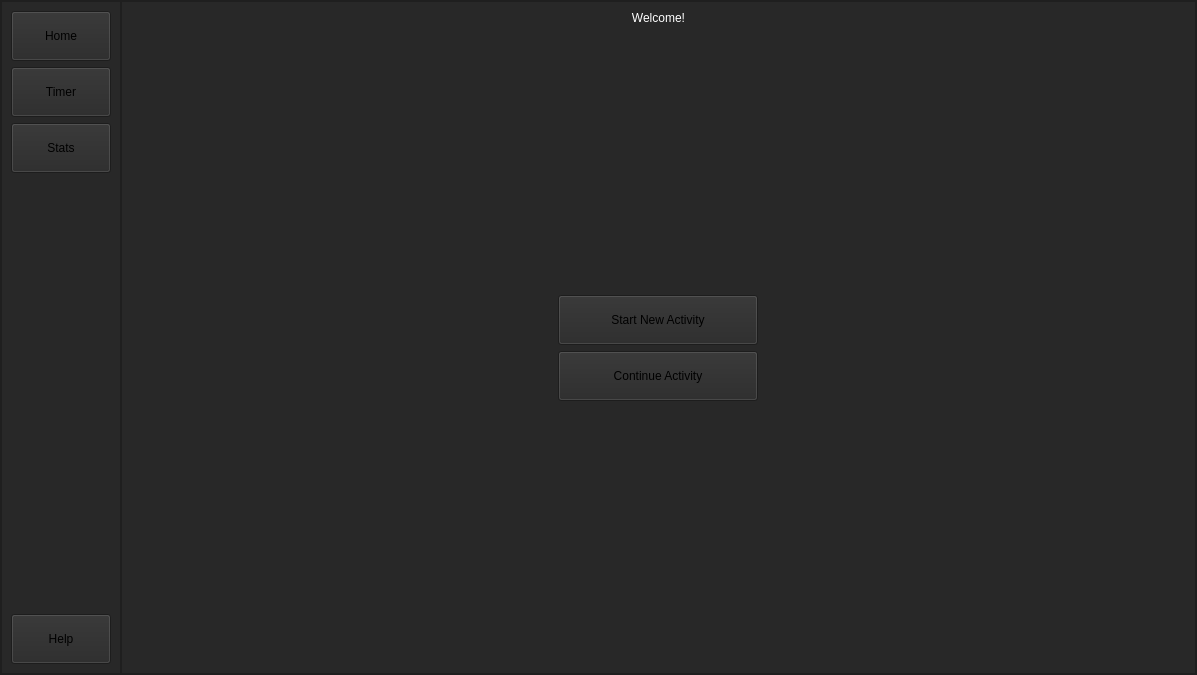
<?xml version="1.0" encoding="UTF-8"?>
<ui version="4.0">
 <class>MainWindow</class>
 <widget class="QMainWindow" name="MainWindow">
  <property name="enabled">
   <bool>true</bool>
  </property>
  <property name="geometry">
   <rect>
    <x>0</x>
    <y>0</y>
    <width>1197</width>
    <height>675</height>
   </rect>
  </property>
  <property name="windowTitle">
   <string>App</string>
  </property>
  <property name="layoutDirection">
   <enum>Qt::LeftToRight</enum>
  </property>
  <property name="autoFillBackground">
   <bool>false</bool>
  </property>
  <property name="styleSheet">
   <string notr="true">background-color: #282828;

</string>
  </property>
  <widget class="QWidget" name="centralwidget">
   <property name="styleSheet">
    <string notr="true">QLineEdit
{
	border: 2px solid white;
}

/*start button */

QPushButton:hover#startButton

{
    background-color:black;
	border: 2px solid white;
	color: rgb(255, 255, 255);
}


QPushButton#startButton
{
    background-color:white;
	border-radius: 4px;
	font: 75 12pt &quot;Yu Gothic UI Semibold&quot;;
}

/*stop button */

QPushButton:hover#stopButton

{
    background-color:black;
	border: 2px solid white;
	color: rgb(255, 255, 255);
}


QPushButton#stopButton
{
    background-color:white;
	border-radius: 4px;
	font: 75 12pt &quot;Yu Gothic UI Semibold&quot;;
}




/*Create Button */

QPushButton:hover#create_button

{
    background-color:black;
	border: 2px solid white;
	color: rgb(255, 255, 255);
}


QPushButton#create_button
{
    background-color:white;
	border-radius: 0px;
	font: 75 12pt &quot;Yu Gothic UI Semibold&quot;;
}

/*All Buttons */

QPushButton:hover

{
    background-color:black;
	border: 2px solid white;
	color: rgb(255, 255, 255);
}


QPushButton
{
    background-color:white;
	border-radius: 0px;
	font: 75 12pt &quot;Yu Gothic UI Semibold&quot;;
}

/*Continue Button */

QPushButton:hover#continue_button

{
    background-color:black;
	border: 2px solid white;
	color: rgb(255, 255, 255);
}


QPushButton#continue_button
{
    background-color:white;
	border-radius: 0px;
	font: 75 12pt &quot;Yu Gothic UI Semibold&quot;;
}



/*menu buttons */

QPushButton:hover#page_1_button

{
    background-color:black;
	border: 2px solid white;
	color: rgb(255, 255, 255);
}


QPushButton#page_1_button
{
    background-color:white;
	border-radius: 0px;
	font: 75 12pt &quot;Yu Gothic UI Semibold&quot;;
}

/*Home Button */

QPushButton:hover#HomeButton

{
    background-color:black;
	border: 2px solid white;
	color: rgb(255, 255, 255);
}


QPushButton#HomeButton
{
    background-color:white;
	border-radius: 0px;
	font: 75 12pt &quot;Yu Gothic UI Semibold&quot;;
}

/*Confirm Create Button */

QPushButton:hover#confirm_create_button

{
    background-color:black;
	border: 2px solid white;
	color: rgb(255, 255, 255);
}


QPushButton#confirm_create_button
{
    background-color:white;
	border-radius: 0px;
	font: 75 12pt &quot;Yu Gothic UI Semibold&quot;;
}

/*Go back Create Button */

QPushButton:hover#go_back_create_button

{
    background-color:black;
	border: 2px solid white;
	color: rgb(255, 255, 255);
}


QPushButton#go_back_create_button
{
    background-color:white;
	border-radius: 0px;
	font: 75 12pt &quot;Yu Gothic UI Semibold&quot;;
}

/*menu buttons */

QPushButton:hover#page_3_button

{
    background-color:black;
	border: 2px solid white;
	color: rgb(255, 255, 255);
}


QPushButton#page_3_button
{
    background-color:white;
	border-radius: 0px;
	font: 75 12pt &quot;Yu Gothic UI Semibold&quot;;
}

/*menu buttons */

QPushButton:hover#page_2_button

{
    background-color:black;
	border: 2px solid white;
	color: rgb(255, 255, 255);
}


QPushButton#page_2_button
{
    background-color:white;
	border-radius: 0px;
	font: 75 12pt &quot;Yu Gothic UI Semibold&quot;;
}

QFrame#frame_left_menu, QFrame#frame_top_menu
{
background-color:black;

}

/*Progress bar */

QProgressBar
{
	background-color: rgb(200,200,200);
	color: black;
	border-style: solid;
    border-radius: 5px;
	text-align: center;
 }


QProgressBar::chunk
{

	color: rgb(0, 0, 0);
	border:1px solid;
	border-color: transparent;
    border-radius: 5px;
	background-color: qlineargradient(spread:pad, x1:0, y1:0, x2:1, y2:1, stop:0
rgba(185, 105, 254, 255), stop:1 rgba(106, 211, 255, 255));

 }




color: rgb(255, 255, 255);






</string>
   </property>
   <layout class="QVBoxLayout" name="verticalLayout">
    <property name="leftMargin">
     <number>0</number>
    </property>
    <property name="topMargin">
     <number>0</number>
    </property>
    <property name="rightMargin">
     <number>0</number>
    </property>
    <property name="bottomMargin">
     <number>0</number>
    </property>
    <item>
     <widget class="QFrame" name="content">
      <property name="frameShape">
       <enum>QFrame::StyledPanel</enum>
      </property>
      <property name="frameShadow">
       <enum>QFrame::Raised</enum>
      </property>
      <layout class="QHBoxLayout" name="horizontalLayout">
       <property name="spacing">
        <number>0</number>
       </property>
       <property name="leftMargin">
        <number>0</number>
       </property>
       <property name="topMargin">
        <number>0</number>
       </property>
       <property name="rightMargin">
        <number>0</number>
       </property>
       <property name="bottomMargin">
        <number>0</number>
       </property>
       <item>
        <widget class="QFrame" name="frame_left_menu">
         <property name="maximumSize">
          <size>
           <width>120</width>
           <height>16777215</height>
          </size>
         </property>
         <property name="frameShape">
          <enum>QFrame::StyledPanel</enum>
         </property>
         <property name="frameShadow">
          <enum>QFrame::Raised</enum>
         </property>
         <layout class="QVBoxLayout" name="verticalLayout_2">
          <item>
           <widget class="QPushButton" name="HomeButton">
            <property name="minimumSize">
             <size>
              <width>100</width>
              <height>50</height>
             </size>
            </property>
            <property name="text">
             <string>Home</string>
            </property>
           </widget>
          </item>
          <item>
           <widget class="QPushButton" name="page_1_button">
            <property name="minimumSize">
             <size>
              <width>100</width>
              <height>50</height>
             </size>
            </property>
            <property name="text">
             <string>Timer</string>
            </property>
           </widget>
          </item>
          <item>
           <widget class="QPushButton" name="page_3_button">
            <property name="minimumSize">
             <size>
              <width>100</width>
              <height>50</height>
             </size>
            </property>
            <property name="text">
             <string>Stats</string>
            </property>
           </widget>
          </item>
          <item>
           <spacer name="verticalSpacer">
            <property name="orientation">
             <enum>Qt::Vertical</enum>
            </property>
            <property name="sizeHint" stdset="0">
             <size>
              <width>20</width>
              <height>752</height>
             </size>
            </property>
           </spacer>
          </item>
          <item>
           <widget class="QPushButton" name="page_2_button">
            <property name="minimumSize">
             <size>
              <width>100</width>
              <height>50</height>
             </size>
            </property>
            <property name="text">
             <string>Help</string>
            </property>
           </widget>
          </item>
         </layout>
        </widget>
       </item>
       <item>
        <widget class="QFrame" name="frame_pages">
         <property name="frameShape">
          <enum>QFrame::StyledPanel</enum>
         </property>
         <property name="frameShadow">
          <enum>QFrame::Raised</enum>
         </property>
         <layout class="QVBoxLayout" name="verticalLayout_6">
          <property name="spacing">
           <number>0</number>
          </property>
          <property name="leftMargin">
           <number>0</number>
          </property>
          <property name="topMargin">
           <number>0</number>
          </property>
          <property name="rightMargin">
           <number>0</number>
          </property>
          <property name="bottomMargin">
           <number>0</number>
          </property>
          <item>
           <widget class="QStackedWidget" name="stackedWidget">
            <property name="mouseTracking">
             <bool>true</bool>
            </property>
            <property name="currentIndex">
             <number>0</number>
            </property>
            <widget class="QWidget" name="page_3">
             <property name="layoutDirection">
              <enum>Qt::LeftToRight</enum>
             </property>
             <property name="styleSheet">
              <string notr="true">text-align: center;</string>
             </property>
             <layout class="QVBoxLayout" name="verticalLayout_5">
              <property name="leftMargin">
               <number>9</number>
              </property>
              <item>
               <widget class="QLabel" name="welcomeLabel">
                <property name="styleSheet">
                 <string notr="true">color: rgb(255, 255, 255);
font: 57 40pt &quot;Yu Gothic Medium&quot;;

text-align: center;</string>
                </property>
                <property name="text">
                 <string>Welcome!</string>
                </property>
                <property name="alignment">
                 <set>Qt::AlignCenter</set>
                </property>
               </widget>
              </item>
              <item>
               <spacer name="verticalSpacer_4">
                <property name="orientation">
                 <enum>Qt::Vertical</enum>
                </property>
                <property name="sizeHint" stdset="0">
                 <size>
                  <width>20</width>
                  <height>40</height>
                 </size>
                </property>
               </spacer>
              </item>
              <item alignment="Qt::AlignHCenter">
               <widget class="QPushButton" name="create_button">
                <property name="sizePolicy">
                 <sizepolicy hsizetype="Minimum" vsizetype="Fixed">
                  <horstretch>0</horstretch>
                  <verstretch>0</verstretch>
                 </sizepolicy>
                </property>
                <property name="minimumSize">
                 <size>
                  <width>200</width>
                  <height>50</height>
                 </size>
                </property>
                <property name="maximumSize">
                 <size>
                  <width>200</width>
                  <height>200</height>
                 </size>
                </property>
                <property name="layoutDirection">
                 <enum>Qt::LeftToRight</enum>
                </property>
                <property name="text">
                 <string>Start New Activity</string>
                </property>
               </widget>
              </item>
              <item alignment="Qt::AlignHCenter|Qt::AlignVCenter">
               <widget class="QPushButton" name="continue_button">
                <property name="minimumSize">
                 <size>
                  <width>200</width>
                  <height>50</height>
                 </size>
                </property>
                <property name="text">
                 <string>Continue Activity</string>
                </property>
               </widget>
              </item>
              <item>
               <spacer name="verticalSpacer_2">
                <property name="orientation">
                 <enum>Qt::Vertical</enum>
                </property>
                <property name="sizeHint" stdset="0">
                 <size>
                  <width>20</width>
                  <height>40</height>
                 </size>
                </property>
               </spacer>
              </item>
             </layout>
            </widget>
            <widget class="QWidget" name="create_page">
             <layout class="QVBoxLayout" name="verticalLayout_3">
              <property name="spacing">
               <number>0</number>
              </property>
              <property name="leftMargin">
               <number>0</number>
              </property>
              <property name="topMargin">
               <number>0</number>
              </property>
              <property name="rightMargin">
               <number>0</number>
              </property>
              <property name="bottomMargin">
               <number>0</number>
              </property>
              <item alignment="Qt::AlignLeft">
               <widget class="QPushButton" name="go_back_create_button">
                <property name="minimumSize">
                 <size>
                  <width>100</width>
                  <height>50</height>
                 </size>
                </property>
                <property name="maximumSize">
                 <size>
                  <width>50</width>
                  <height>16777215</height>
                 </size>
                </property>
                <property name="text">
                 <string>Go Back</string>
                </property>
               </widget>
              </item>
              <item>
               <spacer name="verticalSpacer_3">
                <property name="orientation">
                 <enum>Qt::Vertical</enum>
                </property>
                <property name="sizeHint" stdset="0">
                 <size>
                  <width>20</width>
                  <height>40</height>
                 </size>
                </property>
               </spacer>
              </item>
              <item>
               <widget class="QLabel" name="activity_name_label">
                <property name="maximumSize">
                 <size>
                  <width>16777215</width>
                  <height>100</height>
                 </size>
                </property>
                <property name="styleSheet">
                 <string notr="true">color: rgb(255, 255, 255);
font: 57 20pt &quot;Yu Gothic Medium&quot;;
text-align: center;</string>
                </property>
                <property name="text">
                 <string>Activity Name</string>
                </property>
                <property name="alignment">
                 <set>Qt::AlignCenter</set>
                </property>
                <property name="margin">
                 <number>20</number>
                </property>
               </widget>
              </item>
              <item alignment="Qt::AlignHCenter">
               <widget class="QLineEdit" name="activity_name_input">
                <property name="minimumSize">
                 <size>
                  <width>300</width>
                  <height>0</height>
                 </size>
                </property>
                <property name="maximumSize">
                 <size>
                  <width>300</width>
                  <height>16777215</height>
                 </size>
                </property>
                <property name="mouseTracking">
                 <bool>false</bool>
                </property>
                <property name="styleSheet">
                 <string notr="true">color: rgb(255, 255, 255);
font: 57 20pt &quot;Yu Gothic Medium&quot;;</string>
                </property>
                <property name="text">
                 <string/>
                </property>
                <property name="alignment">
                 <set>Qt::AlignCenter</set>
                </property>
                <property name="placeholderText">
                 <string>Enter Name</string>
                </property>
               </widget>
              </item>
              <item>
               <spacer name="verticalSpacer_5">
                <property name="orientation">
                 <enum>Qt::Vertical</enum>
                </property>
                <property name="sizeHint" stdset="0">
                 <size>
                  <width>20</width>
                  <height>40</height>
                 </size>
                </property>
               </spacer>
              </item>
              <item alignment="Qt::AlignHCenter">
               <widget class="QPushButton" name="confirm_create_button">
                <property name="minimumSize">
                 <size>
                  <width>400</width>
                  <height>50</height>
                 </size>
                </property>
                <property name="maximumSize">
                 <size>
                  <width>400</width>
                  <height>16777215</height>
                 </size>
                </property>
                <property name="text">
                 <string>Create</string>
                </property>
               </widget>
              </item>
              <item>
               <spacer name="verticalSpacer_6">
                <property name="orientation">
                 <enum>Qt::Vertical</enum>
                </property>
                <property name="sizeHint" stdset="0">
                 <size>
                  <width>20</width>
                  <height>40</height>
                 </size>
                </property>
               </spacer>
              </item>
             </layout>
            </widget>
            <widget class="QWidget" name="continue_page">
             <widget class="QListWidget" name="listWidget">
              <property name="geometry">
               <rect>
                <x>160</x>
                <y>100</y>
                <width>691</width>
                <height>411</height>
               </rect>
              </property>
              <property name="styleSheet">
               <string notr="true">color: rgb(255, 255, 255);
font: 57 20pt &quot;Yu Gothic Medium&quot;;</string>
              </property>
             </widget>
             <widget class="QPushButton" name="go_back_continue_button">
              <property name="geometry">
               <rect>
                <x>0</x>
                <y>0</y>
                <width>100</width>
                <height>50</height>
               </rect>
              </property>
              <property name="minimumSize">
               <size>
                <width>100</width>
                <height>50</height>
               </size>
              </property>
              <property name="maximumSize">
               <size>
                <width>50</width>
                <height>16777215</height>
               </size>
              </property>
              <property name="text">
               <string>Go Back</string>
              </property>
             </widget>
             <widget class="QLabel" name="label_2">
              <property name="geometry">
               <rect>
                <x>280</x>
                <y>30</y>
                <width>471</width>
                <height>31</height>
               </rect>
              </property>
              <property name="styleSheet">
               <string notr="true">color: rgb(255, 255, 255);
font: 57 20pt &quot;Yu Gothic Medium&quot;;</string>
              </property>
              <property name="text">
               <string>Double Click Activity to Continue</string>
              </property>
             </widget>
            </widget>
            <widget class="QWidget" name="page_1">
             <layout class="QVBoxLayout" name="verticalLayout_4">
              <item>
               <widget class="QLabel" name="current_activity_label">
                <property name="minimumSize">
                 <size>
                  <width>400</width>
                  <height>0</height>
                 </size>
                </property>
                <property name="maximumSize">
                 <size>
                  <width>16777215</width>
                  <height>100</height>
                 </size>
                </property>
                <property name="styleSheet">
                 <string notr="true">color: rgb(85, 170, 255);
font: 57 40pt &quot;Yu Gothic Medium&quot;;</string>
                </property>
                <property name="text">
                 <string>test</string>
                </property>
                <property name="alignment">
                 <set>Qt::AlignCenter</set>
                </property>
               </widget>
              </item>
              <item alignment="Qt::AlignHCenter">
               <widget class="QFrame" name="timer_frame">
                <property name="minimumSize">
                 <size>
                  <width>300</width>
                  <height>100</height>
                 </size>
                </property>
                <property name="maximumSize">
                 <size>
                  <width>300</width>
                  <height>100</height>
                 </size>
                </property>
                <property name="frameShape">
                 <enum>QFrame::StyledPanel</enum>
                </property>
                <property name="frameShadow">
                 <enum>QFrame::Raised</enum>
                </property>
                <layout class="QHBoxLayout" name="horizontalLayout_2">
                 <property name="spacing">
                  <number>0</number>
                 </property>
                 <property name="leftMargin">
                  <number>0</number>
                 </property>
                 <property name="topMargin">
                  <number>0</number>
                 </property>
                 <property name="rightMargin">
                  <number>0</number>
                 </property>
                 <property name="bottomMargin">
                  <number>0</number>
                 </property>
                 <item>
                  <widget class="QLabel" name="HourLabel">
                   <property name="minimumSize">
                    <size>
                     <width>100</width>
                     <height>0</height>
                    </size>
                   </property>
                   <property name="styleSheet">
                    <string notr="true">color: rgb(255, 255, 255);

font: 20pt &quot;MS Shell Dlg 2&quot;;</string>
                   </property>
                   <property name="text">
                    <string>0 H</string>
                   </property>
                   <property name="alignment">
                    <set>Qt::AlignCenter</set>
                   </property>
                  </widget>
                 </item>
                 <item>
                  <widget class="QLabel" name="MinuteLabel">
                   <property name="minimumSize">
                    <size>
                     <width>100</width>
                     <height>0</height>
                    </size>
                   </property>
                   <property name="styleSheet">
                    <string notr="true">color: rgb(255, 255, 255);
font: 20pt &quot;MS Shell Dlg 2&quot;;</string>
                   </property>
                   <property name="text">
                    <string>0 M</string>
                   </property>
                   <property name="alignment">
                    <set>Qt::AlignCenter</set>
                   </property>
                  </widget>
                 </item>
                 <item>
                  <widget class="QLabel" name="TimerLabel">
                   <property name="minimumSize">
                    <size>
                     <width>100</width>
                     <height>50</height>
                    </size>
                   </property>
                   <property name="styleSheet">
                    <string notr="true">color: rgb(255, 255, 255);

font: 20pt &quot;MS Shell Dlg 2&quot;;</string>
                   </property>
                   <property name="text">
                    <string>0.0 s</string>
                   </property>
                   <property name="alignment">
                    <set>Qt::AlignCenter</set>
                   </property>
                  </widget>
                 </item>
                </layout>
               </widget>
              </item>
              <item>
               <widget class="QFrame" name="level_frame">
                <property name="frameShape">
                 <enum>QFrame::StyledPanel</enum>
                </property>
                <property name="frameShadow">
                 <enum>QFrame::Raised</enum>
                </property>
                <layout class="QHBoxLayout" name="horizontalLayout_4">
                 <item>
                  <widget class="QLabel" name="current_level_label">
                   <property name="minimumSize">
                    <size>
                     <width>250</width>
                     <height>50</height>
                    </size>
                   </property>
                   <property name="maximumSize">
                    <size>
                     <width>250</width>
                     <height>50</height>
                    </size>
                   </property>
                   <property name="styleSheet">
                    <string notr="true">color: rgb(255, 255, 255);

font: 57 20pt &quot;Yu Gothic Medium&quot;;</string>
                   </property>
                   <property name="text">
                    <string>Current Level: </string>
                   </property>
                  </widget>
                 </item>
                 <item>
                  <widget class="QProgressBar" name="progressBar">
                   <property name="styleSheet">
                    <string notr="true"/>
                   </property>
                   <property name="value">
                    <number>0</number>
                   </property>
                   <property name="invertedAppearance">
                    <bool>false</bool>
                   </property>
                   <property name="textDirection">
                    <enum>QProgressBar::TopToBottom</enum>
                   </property>
                  </widget>
                 </item>
                </layout>
               </widget>
              </item>
              <item>
               <spacer name="verticalSpacer_7">
                <property name="orientation">
                 <enum>Qt::Vertical</enum>
                </property>
                <property name="sizeHint" stdset="0">
                 <size>
                  <width>20</width>
                  <height>40</height>
                 </size>
                </property>
               </spacer>
              </item>
              <item alignment="Qt::AlignHCenter">
               <widget class="QFrame" name="frame">
                <property name="minimumSize">
                 <size>
                  <width>300</width>
                  <height>200</height>
                 </size>
                </property>
                <property name="maximumSize">
                 <size>
                  <width>300</width>
                  <height>200</height>
                 </size>
                </property>
                <property name="frameShape">
                 <enum>QFrame::StyledPanel</enum>
                </property>
                <property name="frameShadow">
                 <enum>QFrame::Raised</enum>
                </property>
                <layout class="QHBoxLayout" name="horizontalLayout_3">
                 <item>
                  <widget class="QPushButton" name="startButton">
                   <property name="mouseTracking">
                    <bool>false</bool>
                   </property>
                   <property name="styleSheet">
                    <string notr="true"/>
                   </property>
                   <property name="text">
                    <string>Start</string>
                   </property>
                  </widget>
                 </item>
                 <item>
                  <widget class="QPushButton" name="stopButton">
                   <property name="mouseTracking">
                    <bool>false</bool>
                   </property>
                   <property name="styleSheet">
                    <string notr="true"/>
                   </property>
                   <property name="text">
                    <string>Stop</string>
                   </property>
                  </widget>
                 </item>
                 <item>
                  <widget class="QPushButton" name="edit_button">
                   <property name="mouseTracking">
                    <bool>false</bool>
                   </property>
                   <property name="styleSheet">
                    <string notr="true"/>
                   </property>
                   <property name="text">
                    <string>Edit</string>
                   </property>
                  </widget>
                 </item>
                </layout>
               </widget>
              </item>
              <item>
               <spacer name="verticalSpacer_8">
                <property name="orientation">
                 <enum>Qt::Vertical</enum>
                </property>
                <property name="sizeHint" stdset="0">
                 <size>
                  <width>20</width>
                  <height>40</height>
                 </size>
                </property>
               </spacer>
              </item>
             </layout>
            </widget>
            <widget class="QWidget" name="page_4">
             <widget class="QLabel" name="label">
              <property name="geometry">
               <rect>
                <x>170</x>
                <y>0</y>
                <width>611</width>
                <height>71</height>
               </rect>
              </property>
              <property name="styleSheet">
               <string notr="true">color: rgb(255, 255, 255);


font: 40pt &quot;MS Shell Dlg 2&quot;;</string>
              </property>
              <property name="text">
               <string>Help Page</string>
              </property>
              <property name="alignment">
               <set>Qt::AlignCenter</set>
              </property>
             </widget>
             <widget class="QTextBrowser" name="textBrowser">
              <property name="geometry">
               <rect>
                <x>400</x>
                <y>90</y>
                <width>501</width>
                <height>121</height>
               </rect>
              </property>
              <property name="styleSheet">
               <string notr="true">color: rgb(255, 255, 255);

font: 57 20pt &quot;Yu Gothic Medium&quot;;</string>
              </property>
              <property name="html">
               <string>&lt;!DOCTYPE HTML PUBLIC &quot;-//W3C//DTD HTML 4.0//EN&quot; &quot;http://www.w3.org/TR/REC-html40/strict.dtd&quot;&gt;
&lt;html&gt;&lt;head&gt;&lt;meta name=&quot;qrichtext&quot; content=&quot;1&quot; /&gt;&lt;style type=&quot;text/css&quot;&gt;
p, li { white-space: pre-wrap; }
&lt;/style&gt;&lt;/head&gt;&lt;body style=&quot; font-family:'Yu Gothic Medium'; font-size:20pt; font-weight:56; font-style:normal;&quot;&gt;
&lt;p style=&quot; margin-top:0px; margin-bottom:0px; margin-left:0px; margin-right:0px; -qt-block-indent:0; text-indent:0px;&quot;&gt;&lt;span style=&quot; font-family:'MS Shell Dlg 2'; font-weight:400;&quot;&gt;Pressing the stop or Home button will &lt;/span&gt;&lt;span style=&quot; font-family:'MS Shell Dlg 2'; font-weight:600;&quot;&gt;Automatically&lt;/span&gt;&lt;span style=&quot; font-family:'MS Shell Dlg 2'; font-weight:400;&quot;&gt; save your progress and your timer.&lt;/span&gt;&lt;/p&gt;&lt;/body&gt;&lt;/html&gt;</string>
              </property>
             </widget>
             <widget class="QTextBrowser" name="textBrowser_2">
              <property name="geometry">
               <rect>
                <x>0</x>
                <y>110</y>
                <width>261</width>
                <height>61</height>
               </rect>
              </property>
              <property name="styleSheet">
               <string notr="true">color: rgb(255, 255, 255);

font: 57 20pt &quot;Yu Gothic Medium&quot;;

border: 0;</string>
              </property>
              <property name="html">
               <string>&lt;!DOCTYPE HTML PUBLIC &quot;-//W3C//DTD HTML 4.0//EN&quot; &quot;http://www.w3.org/TR/REC-html40/strict.dtd&quot;&gt;
&lt;html&gt;&lt;head&gt;&lt;meta name=&quot;qrichtext&quot; content=&quot;1&quot; /&gt;&lt;style type=&quot;text/css&quot;&gt;
p, li { white-space: pre-wrap; }
&lt;/style&gt;&lt;/head&gt;&lt;body style=&quot; font-family:'Yu Gothic Medium'; font-size:20pt; font-weight:56; font-style:normal;&quot;&gt;
&lt;p style=&quot; margin-top:0px; margin-bottom:0px; margin-left:0px; margin-right:0px; -qt-block-indent:0; text-indent:0px;&quot;&gt;HOW TO SAVE:&lt;/p&gt;&lt;/body&gt;&lt;/html&gt;</string>
              </property>
             </widget>
             <widget class="QTextBrowser" name="textBrowser_3">
              <property name="geometry">
               <rect>
                <x>0</x>
                <y>280</y>
                <width>371</width>
                <height>61</height>
               </rect>
              </property>
              <property name="styleSheet">
               <string notr="true">color: rgb(255, 255, 255);

font: 57 20pt &quot;Yu Gothic Medium&quot;;

border: 0;</string>
              </property>
              <property name="html">
               <string>&lt;!DOCTYPE HTML PUBLIC &quot;-//W3C//DTD HTML 4.0//EN&quot; &quot;http://www.w3.org/TR/REC-html40/strict.dtd&quot;&gt;
&lt;html&gt;&lt;head&gt;&lt;meta name=&quot;qrichtext&quot; content=&quot;1&quot; /&gt;&lt;style type=&quot;text/css&quot;&gt;
p, li { white-space: pre-wrap; }
&lt;/style&gt;&lt;/head&gt;&lt;body style=&quot; font-family:'Yu Gothic Medium'; font-size:20pt; font-weight:56; font-style:normal;&quot;&gt;
&lt;p style=&quot; margin-top:0px; margin-bottom:0px; margin-left:0px; margin-right:0px; -qt-block-indent:0; text-indent:0px;&quot;&gt;HOW TO ADD ACTIVITY:&lt;/p&gt;&lt;/body&gt;&lt;/html&gt;</string>
              </property>
             </widget>
             <widget class="QTextBrowser" name="textBrowser_4">
              <property name="geometry">
               <rect>
                <x>400</x>
                <y>270</y>
                <width>501</width>
                <height>111</height>
               </rect>
              </property>
              <property name="styleSheet">
               <string notr="true">color: rgb(255, 255, 255);

font: 57 20pt &quot;Yu Gothic Medium&quot;;</string>
              </property>
              <property name="html">
               <string>&lt;!DOCTYPE HTML PUBLIC &quot;-//W3C//DTD HTML 4.0//EN&quot; &quot;http://www.w3.org/TR/REC-html40/strict.dtd&quot;&gt;
&lt;html&gt;&lt;head&gt;&lt;meta name=&quot;qrichtext&quot; content=&quot;1&quot; /&gt;&lt;style type=&quot;text/css&quot;&gt;
p, li { white-space: pre-wrap; }
&lt;/style&gt;&lt;/head&gt;&lt;body style=&quot; font-family:'Yu Gothic Medium'; font-size:20pt; font-weight:56; font-style:normal;&quot;&gt;
&lt;p style=&quot; margin-top:0px; margin-bottom:0px; margin-left:0px; margin-right:0px; -qt-block-indent:0; text-indent:0px;&quot;&gt;&lt;span style=&quot; font-family:'MS Shell Dlg 2'; font-weight:400;&quot;&gt;Pressing the Home button then clicking new activity will allow you to add a new activity.&lt;/span&gt;&lt;/p&gt;&lt;/body&gt;&lt;/html&gt;</string>
              </property>
             </widget>
             <widget class="QTextBrowser" name="textBrowser_5">
              <property name="geometry">
               <rect>
                <x>0</x>
                <y>430</y>
                <width>371</width>
                <height>61</height>
               </rect>
              </property>
              <property name="styleSheet">
               <string notr="true">color: rgb(255, 255, 255);

font: 57 20pt &quot;Yu Gothic Medium&quot;;

border: 0;</string>
              </property>
              <property name="html">
               <string>&lt;!DOCTYPE HTML PUBLIC &quot;-//W3C//DTD HTML 4.0//EN&quot; &quot;http://www.w3.org/TR/REC-html40/strict.dtd&quot;&gt;
&lt;html&gt;&lt;head&gt;&lt;meta name=&quot;qrichtext&quot; content=&quot;1&quot; /&gt;&lt;style type=&quot;text/css&quot;&gt;
p, li { white-space: pre-wrap; }
&lt;/style&gt;&lt;/head&gt;&lt;body style=&quot; font-family:'Yu Gothic Medium'; font-size:20pt; font-weight:56; font-style:normal;&quot;&gt;
&lt;p style=&quot; margin-top:0px; margin-bottom:0px; margin-left:0px; margin-right:0px; -qt-block-indent:0; text-indent:0px;&quot;&gt;HOW TO LOAD ACTIVITY:&lt;/p&gt;&lt;/body&gt;&lt;/html&gt;</string>
              </property>
             </widget>
             <widget class="QTextBrowser" name="textBrowser_6">
              <property name="geometry">
               <rect>
                <x>400</x>
                <y>410</y>
                <width>501</width>
                <height>111</height>
               </rect>
              </property>
              <property name="styleSheet">
               <string notr="true">color: rgb(255, 255, 255);

font: 57 20pt &quot;Yu Gothic Medium&quot;;</string>
              </property>
              <property name="html">
               <string>&lt;!DOCTYPE HTML PUBLIC &quot;-//W3C//DTD HTML 4.0//EN&quot; &quot;http://www.w3.org/TR/REC-html40/strict.dtd&quot;&gt;
&lt;html&gt;&lt;head&gt;&lt;meta name=&quot;qrichtext&quot; content=&quot;1&quot; /&gt;&lt;style type=&quot;text/css&quot;&gt;
p, li { white-space: pre-wrap; }
&lt;/style&gt;&lt;/head&gt;&lt;body style=&quot; font-family:'Yu Gothic Medium'; font-size:20pt; font-weight:56; font-style:normal;&quot;&gt;
&lt;p style=&quot; margin-top:0px; margin-bottom:0px; margin-left:0px; margin-right:0px; -qt-block-indent:0; text-indent:0px;&quot;&gt;&lt;span style=&quot; font-family:'MS Shell Dlg 2'; font-weight:400;&quot;&gt;Pressing the Home button then clicking continue activity will allow you to continue a previous activity&lt;/span&gt;&lt;/p&gt;&lt;/body&gt;&lt;/html&gt;</string>
              </property>
             </widget>
             <widget class="QTextBrowser" name="textBrowser_7">
              <property name="geometry">
               <rect>
                <x>190</x>
                <y>570</y>
                <width>641</width>
                <height>61</height>
               </rect>
              </property>
              <property name="styleSheet">
               <string notr="true">color: rgb(255, 255, 255);

font: 57 20pt &quot;Yu Gothic Medium&quot;;

border: 0;</string>
              </property>
              <property name="html">
               <string>&lt;!DOCTYPE HTML PUBLIC &quot;-//W3C//DTD HTML 4.0//EN&quot; &quot;http://www.w3.org/TR/REC-html40/strict.dtd&quot;&gt;
&lt;html&gt;&lt;head&gt;&lt;meta name=&quot;qrichtext&quot; content=&quot;1&quot; /&gt;&lt;style type=&quot;text/css&quot;&gt;
p, li { white-space: pre-wrap; }
&lt;/style&gt;&lt;/head&gt;&lt;body style=&quot; font-family:'Yu Gothic Medium'; font-size:20pt; font-weight:56; font-style:normal;&quot;&gt;
&lt;p style=&quot; margin-top:0px; margin-bottom:0px; margin-left:0px; margin-right:0px; -qt-block-indent:0; text-indent:0px;&quot;&gt;Other questions: email me at mail@gmail.com&lt;/p&gt;&lt;/body&gt;&lt;/html&gt;</string>
              </property>
             </widget>
            </widget>
           </widget>
          </item>
         </layout>
        </widget>
       </item>
      </layout>
     </widget>
    </item>
   </layout>
  </widget>
  <widget class="QMenuBar" name="menubar">
   <property name="geometry">
    <rect>
     <x>0</x>
     <y>0</y>
     <width>1197</width>
     <height>21</height>
    </rect>
   </property>
   <property name="styleSheet">
    <string notr="true">color: rgb(255, 255, 255);</string>
   </property>
  </widget>
 </widget>
 <resources/>
 <connections/>
</ui>
